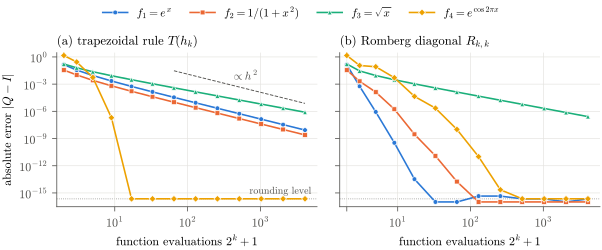

Recreate this plot in Python.
# Draws convergence.svg, the paper's figure: trapezoidal and Romberg errors for its four integrands.
# Run in this folder, with matplotlib installed: python convergence.py convergence.svg
import math, sys
import matplotlib
matplotlib.use("svg")
import matplotlib.pyplot as plt

out = sys.argv[1]
# The exact integrals, correctly rounded: e - 1, pi/4, 2/3 and I_0(1).
cases = [
    (r"$f_1 = e^x$", lambda x: math.exp(x), 1.7182818284590453, "#2a78d6", "o", "-"),
    (r"$f_2 = 1/(1+x^2)$", lambda x: 1 / (1 + x * x), math.pi / 4, "#eb6834", "s", "-"),
    (r"$f_3 = \sqrt{x}$", lambda x: math.sqrt(x), 2 / 3, "#1baf7a", "^", "-"),
    (r"$f_4 = e^{\cos 2\pi x}$", lambda x: math.exp(math.cos(2 * math.pi * x)), 1.2660658777520084, "#eda100", "D", "-"),
]
KMAX = 12
def tableau(f):
    R = [[(f(0.) + f(1.)) / 2]]
    for k in range(1, KMAX + 1):
        h = 1 / 2**k
        row = [R[k-1][0] / 2 + h * sum(f((2*i - 1) * h) for i in range(1, 2**(k-1) + 1))]
        for j in range(1, k + 1):
            row.append(row[j-1] + (row[j-1] - R[k-1][j-1]) / (4**j - 1))
        R.append(row)
    return R

FLOOR = 1e-16
plt.rcParams.update({
    "font.family": "serif", "font.serif": ["cmr10"], "mathtext.fontset": "cm",
    "axes.formatter.use_mathtext": True, "font.size": 9,
    "axes.edgecolor": "#52514e", "axes.linewidth": 0.6,
    "xtick.color": "#52514e", "ytick.color": "#52514e",
    "xtick.major.width": 0.6, "ytick.major.width": 0.6,
    "svg.fonttype": "path", "svg.hashsalt": "gutterpress",
})
fig, axes = plt.subplots(1, 2, figsize=(6.5, 2.7), sharey=True)
evals = [2**k + 1 for k in range(KMAX + 1)]
for name, f, I, color, marker, ls in cases:
    R = tableau(f)
    trap = [max(abs(R[k][0] - I), FLOOR) for k in range(KMAX + 1)]
    diag = [max(abs(R[k][k] - I), FLOOR) for k in range(KMAX + 1)]
    for ax, ys in ((axes[0], trap), (axes[1], diag)):
        ax.loglog(evals, ys, ls, color=color, lw=1.2, marker=marker, ms=3.6,
                  mec="white", mew=0.5, label=name)
for ax, title in zip(axes, [r"(a) trapezoidal rule $T(h_k)$", r"(b) Romberg diagonal $R_{k,k}$"]):
    ax.axhline(2.2e-16, color="#8a8984", lw=0.6, ls=":", zorder=0)
    ax.set_title(title, fontsize=9.5, loc="left")
    ax.set_xlabel(r"function evaluations $2^k + 1$")
    ax.set_xlim(1.6, 6000); ax.set_ylim(3e-17, 3)
    ax.set_xticks([2, 10, 100, 1000])
    ax.set_yticks([1e0, 1e-4, 1e-8, 1e-12, 1e-16])
    ax.grid(True, which="major", color="#e4e3df", lw=0.5)
    ax.spines[["top", "right"]].set_visible(False)
    ax.tick_params(which="minor", length=0)
axes[0].set_ylabel(r"absolute error $|Q - I|$")
axes[0].text(5000, 2.2e-16 * 2.2, "rounding level", ha="right", va="bottom", fontsize=7.5, color="#52514e")
# reference slopes in panel (a)
xs = [65, 4097]
axes[0].loglog(xs, [3e-2 * (x / 65) ** -2 for x in xs], color="#52514e", lw=0.7, ls="--")
axes[0].text(400, 3e-2 * (400 / 65) ** -2 * 4, r"$\propto h^2$", fontsize=8.5, color="#52514e")
handles, labels = axes[0].get_legend_handles_labels()
fig.legend(handles, labels, loc="upper center", ncol=4, frameon=False, fontsize=8.5,
           bbox_to_anchor=(0.5, 1.02), handlelength=2.2, columnspacing=1.6)
fig.tight_layout(rect=(0, 0, 1, 0.92), w_pad=1.5)
fig.savefig(out, metadata={"Date": None, "Creator": None}, bbox_inches="tight", pad_inches=0.02)
